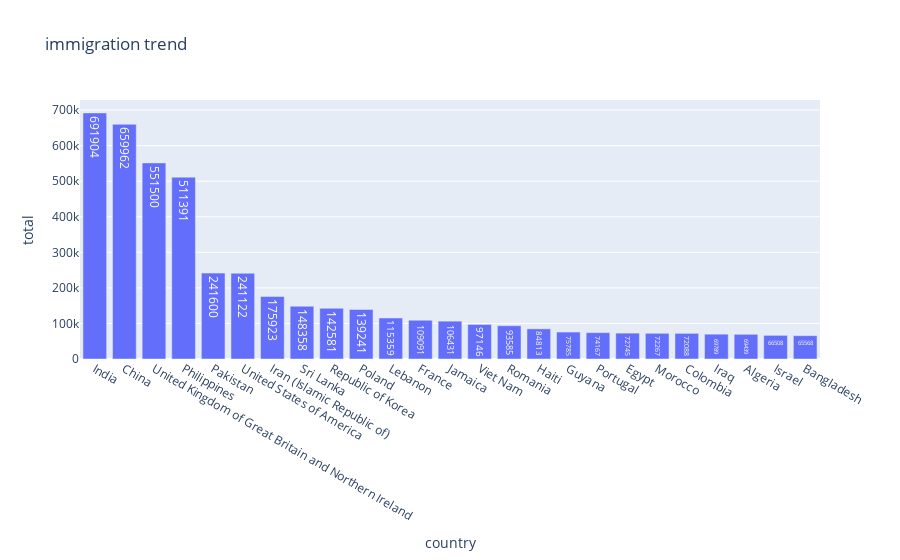

Here is the notebook cell this chart was saved with:
### Code cell
px.bar(df.head(25), x='country', y='total', title='immigration trend', text='total')

### Figure 1 — Plotly figure (JSON) as saved in the notebook; plotly's stock layout.template omitted (floating-point values rounded to 4 significant figures)
{"data": [{"alignmentgroup": "True", "hovertemplate": "country=%{x}<br>total=%{text}<extra></extra>", "legendgroup": "", "marker": {"color": "#636efa", "pattern": {"shape": ""}}, "name": "", "offsetgroup": "", "orientation": "v", "showlegend": false, "text": [691904, 659962, 551500, 511391, 241600, 241122, 175923, 148358, 142581, 139241, 115359, 109091, 106431, 97146, 93585, 84813, 75785, 74167, 72745, 72267, 72088, 69789, 69439, 66508, 65568], "textposition": "auto", "type": "bar", "x": ["India", "China", "United Kingdom of Great Britain and Northern Ireland", "Philippines", "Pakistan", "United States of America", "Iran (Islamic Republic of)", "Sri Lanka", "Republic of Korea", "Poland", "Lebanon", "France", "Jamaica", "Viet Nam", "Romania", "Haiti", "Guyana", "Portugal", "Egypt", "Morocco", "Colombia", "Iraq", "Algeria", "Israel", "Bangladesh"], "xaxis": "x", "y": [691904, 659962, 551500, 511391, 241600, 241122, 175923, 148358, 142581, 139241, 115359, 109091, 106431, 97146, 93585, 84813, 75785, 74167, 72745, 72267, 72088, 69789, 69439, 66508, 65568], "yaxis": "y"}], "layout": {"barmode": "relative", "legend": {"tracegroupgap": 0}, "title": {"text": "immigration trend"}, "xaxis": {"anchor": "y", "domain": [0, 1], "title": {"text": "country"}}, "yaxis": {"anchor": "x", "domain": [0, 1], "title": {"text": "total"}}}}
